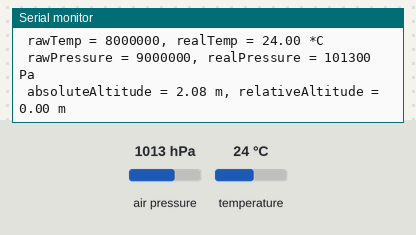
Bench run of a sketch on a simulated Arduino Uno, built for the host (arithmetic inside an expression is 32-bit, double 64-bit). On the bench: the last lines printed to the serial monitor. The inputs (shaded band) are chosen by the test bench; at power-on: air pressure 1013 hPa, temperature 24 °C.

Above: at 1.2 s.
1.3 s: air pressure set to 952 hPa
At 3.1 s:
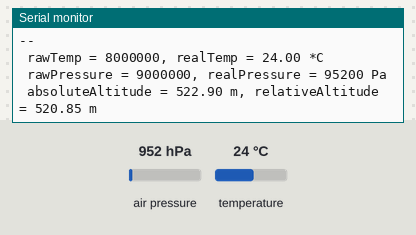
5.5 s: temperature set to 12 °C
At 6.3 s:
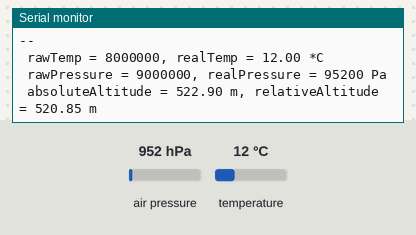
7.0 s: air pressure set to 975 hPa
At 8.6 s:
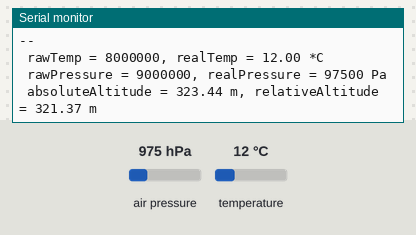
Timing chart, 0 to 10.1 s (numbered marks = the images above; inputs shaded):
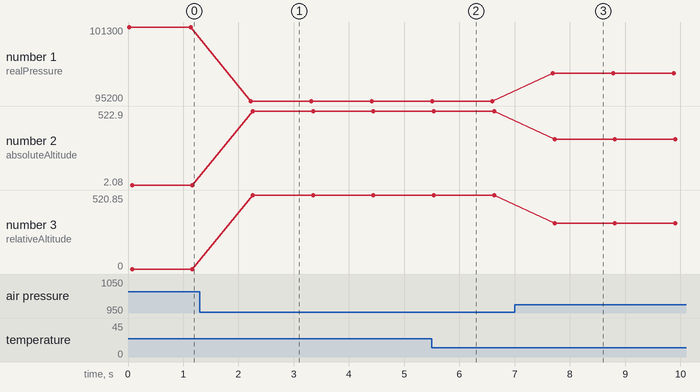

The sketch:

MS5611_test.ino
```cpp
#include <Wire.h>;
#include <MS5611.h>;

MS5611 ms5611;

double referencePressure;

void setup()
{
  Serial.begin(9600);

  // Initialize MS5611 sensor
  Serial.println("Initialize MS5611 Sensor");

  while(!ms5611.begin())
  {
    Serial.println("Could not find a valid MS5611 sensor, check wiring!");
    delay(500);
  }

  // Get reference pressure for relative altitude
  referencePressure = ms5611.readPressure();

  // Check settings
  checkSettings();
}

void checkSettings()
{
  Serial.print("Oversampling: ");
  Serial.println(ms5611.getOversampling());
}

void loop()
{
  // Read raw values
  uint32_t rawTemp = ms5611.readRawTemperature();
  uint32_t rawPressure = ms5611.readRawPressure();

  // Read true temperature &amp; Pressure
  double realTemperature = ms5611.readTemperature();
  long realPressure = ms5611.readPressure();

  // Calculate altitude
  float absoluteAltitude = ms5611.getAltitude(realPressure);
  float relativeAltitude = ms5611.getAltitude(realPressure, referencePressure);

  Serial.println("--");

  Serial.print(" rawTemp = ");
  Serial.print(rawTemp);
  Serial.print(", realTemp = ");
  Serial.print(realTemperature);
  Serial.println(" *C");

  Serial.print(" rawPressure = ");
  Serial.print(rawPressure);
  Serial.print(", realPressure = ");
  Serial.print(realPressure);
  Serial.println(" Pa");

  Serial.print(" absoluteAltitude = ");
  Serial.print(absoluteAltitude);
  Serial.print(" m, relativeAltitude = ");
  Serial.print(relativeAltitude);
  Serial.println(" m");

  delay(1000);
}
```

Measured:
- after the input at 1.3 s, the serial monitor: prints a new line after 0.92 s (image 1)
- after the input at 5.5 s, the serial monitor: prints a new line at once (image 2)
- after the input at 7.0 s, the serial monitor: prints a new line after 0.69 s (image 3)
- plotted number 1: 101300 → 95200 after the input at 1.3 s, 95200 → 97500 after the input at 7.0 s
- plotted number 2: 2.08 → 522.9 after the input at 1.3 s, 522.9 → 323.44 after the input at 7.0 s
- plotted number 3: 0 → 520.85 after the input at 1.3 s, 520.85 → 321.37 after the input at 7.0 s
